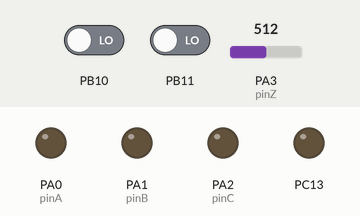
This program was run on a simulated STM32 Blue Pill. On the bench: output pins drawn as LEDs (lit = HIGH). The test bench sets the inputs (shaded band); at power-on: PA3 (pinZ) = 512, PB10 LOW, PB11 LOW. What the program prints to the serial monitor is not drawn.

Above: at 0.1 s.
At 5.2 s:
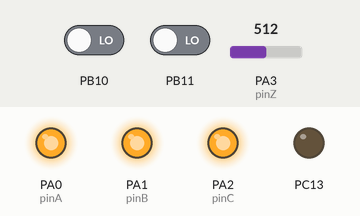
Timing chart, 0 to 11.7 s (numbered marks = the images above):
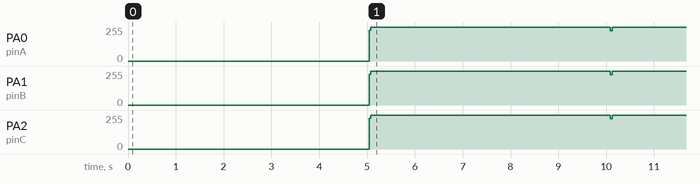

The program:

main.cpp
```cpp
#include <Arduino.h>
#include "Sensors.h"
#include "PushButtons.h"

HardwareSerial Serial1(PA10, PA9);
Sensors sensors;
buttons SW(PB10,PB11);

int pos_Line = 0;

void setup()
{
  pinMode(PC13, OUTPUT);
  Serial1.begin(115200);
  sensors.begin();
  sensors.calibracion(10);
  sensors.LineType(1);
}

void loop()
{

  if (SW.isPressed1())
  {
    Serial.println("1");
  }

  if (SW.isPressed2())
  {
    Serial.println("2");
  }
  /* pos_Line = sensors.posicionLinea();
   Serial1.println(pos_Line);
   if (pos_Line < 400 || pos_Line > 500)
   {
     digitalWrite(PC13, 0);
   }
   else
   {
     digitalWrite(PC13, 1);
   }*/
}
```

PushButtons.h
```cpp
#ifndef PUSHBUTTONS_H
#define PUSHBUTTONS_h

#include <Arduino.h>

class buttons
{
public:
    buttons(uint8_t pin1, uint8_t pin2); // Constructor para inicializar los pines
    void begin();                          // Configuración inicial
    bool isPressed1();                     // Devuelve true si el botón 1 es presionado
    bool isPressed2();                     // Devuelve true si el botón 2 es presionado

private:
    uint8_t _pin1, _pin2;
    bool _lastState1, _lastState2;         // Almacena el estado anterior para detectar el cambio
};

#endif
```

Sensors.h
```cpp
#ifndef SENSORS_H
#define SENSORS_H

#define pinA PA0 // Pin A para multiplexor
#define pinB PA1 // Pin B para multiplexor
#define pinC PA2 // Pin C para multiplexor
#define pinZ PA3 // Pin analógico de entrada para los sensores

class Sensors
{
public:
    Sensors();                           // Constructor
    void begin();                        // Configura los pines
    void update();                       // Actualiza las lecturas
    int getSensorValue(int sensorIndex); // Obtiene el valor de un sensor específico
    void calibracion(int numLecturas);   // Función de calibración
    int posicionLinea();                 // Obtiene la posición de la línea
    void LineType(bool colorLine);  // Establece el tipo de línea (blanca o negra)

private:
    int sensorValues[8];                  // Arreglo de 8 sensores
    int umbral[8];                        // Arreglo de umbrales
    unsigned long lastReadTime;           // Última vez que se leyó
    const unsigned long readInterval = 1; // Intervalo de lectura
    const int numSensors = 8;             // Número de sensores
    void selectChannel(int channel);      // Selecciona el canal en el multiplexor
    bool colorLine = false;             // Determina si la línea es blanca (1) o negra (0)
};

#endif
```

Gyroscope.cpp
```cpp

```

MotorController.cpp
```cpp

```

PushButtons.cpp
```cpp
#include <Arduino.h>
#include "PushButtons.h"

buttons::buttons(uint8_t pin1, uint8_t pin2)
    : _pin1(pin1), _pin2(pin2), _lastState1(false), _lastState2(false) {}

void buttons::begin()
{
    pinMode(_pin1, INPUT_PULLDOWN);
    pinMode(_pin2, INPUT_PULLDOWN);
}

bool buttons::isPressed1()
{
    bool currentState = !digitalRead(_pin1);
    bool pressed = currentState && !_lastState1;
    _lastState1 = currentState;
    return pressed;
}

bool buttons::isPressed2()
{
    bool currentState = !digitalRead(_pin2);
    bool pressed = currentState && !_lastState2;
    _lastState2 = currentState;
    return pressed;
}
```

Sensors.cpp
```cpp
#include "Sensors.h"
#include <Arduino.h>

Sensors::Sensors() : lastReadTime(0), readInterval(1) {
    // Constructor
}

void Sensors::begin() {
    pinMode(pinA, OUTPUT);
    pinMode(pinB, OUTPUT);
    pinMode(pinC, OUTPUT);
    pinMode(pinZ, INPUT);
}

void Sensors::update()
{
    unsigned long currentMillis = millis();
    if (currentMillis - lastReadTime >= readInterval)
    {
        lastReadTime = currentMillis;
        for (int i = 0; i < numSensors; i++)
        {
            selectChannel(i);
            sensorValues[i] = analogRead(pinZ);
        }
    }
}

int Sensors::getSensorValue(int sensorIndex)
{
    if (sensorIndex >= 0 && sensorIndex < numSensors)
    {
        return sensorValues[sensorIndex];
    }
    return -1;
}

void Sensors::selectChannel(int channel)
{
    digitalWrite(pinA, channel & 0x01);
    digitalWrite(pinB, (channel >> 1) & 0x01);
    digitalWrite(pinC, (channel >> 2) & 0x01);
}

void Sensors::calibracion(int numLecturas)
{
    int sumaLecturasBlanco[8] = {0};
    int promedioBlanco[8];
    int sumaLecturasNegro[8] = {0};
    int promedioNegro[8];
    Serial1.println("Poner en blanco");
    delay(5000);
    Serial1.println("Iniciando calibración para blanco...");
    // Tomar 'numLecturas' lecturas para el blanco
    for (int x = 0; x < numLecturas; x++)
    {
        update();
        Serial1.print("Lectura ");
        Serial1.print(x + 1);
        Serial1.print(" para blanco: ");
        for (int i = 0; i < numSensors; i++)
        {
            int valor = getSensorValue(i);
            sumaLecturasBlanco[i] += valor;
            Serial1.print(valor);
            Serial1.print("\t");
        }
        Serial1.println();
    }
    // Calcular el promedio de las lecturas de blanco
    for (int i = 0; i < numSensors; i++)
    {
        promedioBlanco[i] = sumaLecturasBlanco[i] / numLecturas;
    }
    Serial1.println("Poner en negro...");
    delay(5000);
    Serial1.println("Iniciando calibración para negro...");
    // Tomar 'numLecturas' lecturas para el negro
    for (int x = 0; x < numLecturas; x++)
    {
        update();
        Serial1.print("Lectura ");
        Serial1.print(x + 1);
        Serial1.print(" para negro: ");
        for (int i = 0; i < numSensors; i++)
        {
            int valor = getSensorValue(i);
            sumaLecturasNegro[i] += valor;
            Serial1.print(valor);
            Serial1.print("\t");
        }
        Serial1.println();
    }
    // Calcular el promedio de las lecturas de negro
    for (int i = 0; i < numSensors; i++)
    {
        promedioNegro[i] = sumaLecturasNegro[i] / numLecturas;
        umbral[i] = (promedioBlanco[i] + promedioNegro[i]) / 2; // Umbral calculado
    }
    // Imprimir datos de calibración
    Serial1.println("Sensor\tPromedio Blanco\tPromedio Negro\tUmbral");
    for (int i = 0; i < numSensors; i++)
    {
        Serial1.printf("%-8d%-18d%-16d%-8d\n", i + 1, promedioBlanco[i], promedioNegro[i], umbral[i]);
    }
    Serial1.println("¡Calibración Terminada!");
}

void Sensors::LineType(bool colorLine) {
    this->colorLine = colorLine;
}

int Sensors::posicionLinea()
{
    update();
    int sumaTotal = 0;
    int sumapTotal = 0;
    for (int i = 0; i < 8; i++)
    {
        int valorUmbral;
        if (colorLine)
        {
            valorUmbral = (sensorValues[i] < umbral[i]) ? 1 : 0; // Blanco sobre fondo negro
        }
        else
        {
            valorUmbral = (sensorValues[i] > umbral[i]) ? 1 : 0; // Negro sobre fondo blanco
        }
        sumapTotal += valorUmbral * i;
        sumaTotal += valorUmbral;
    }
    if (sumaTotal > 0)
    {
        int posicion = map(sumapTotal, 0, sumaTotal * 7, 100, 800);
        posicion = constrain(posicion, 100, 800);
        return posicion;
    }
    else
    {
        Serial1.println("No se detectó línea");
        return -1;
    }
}
```

SideMarks.cpp
```cpp

```

Measured:
- by itself, PA0 (pinA): 229/255 → 255/255 at 5.1 s
- by itself, PA1 (pinB): 230/255 → 255/255 at 5.1 s
